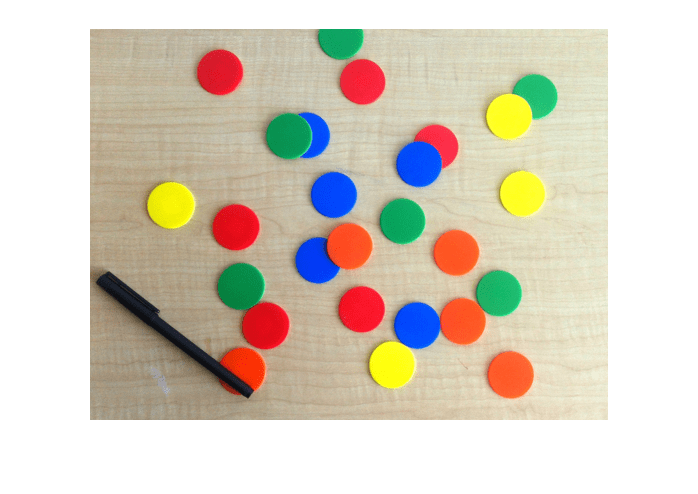
#> input picture tugas4/coloredChips.png, 698 x 494 px
$ python app.py
#> lines starting #> are read from the running program, lines starting #| are printed output that depends on the picture; after the words box and inside, x2 and y2 are one past the last pixel; in counts of white or black regions, pixels touching at a corner belong together
import cv2
import numpy as np
import matplotlib.pyplot as plt
from skimage import io, color

# Step 1: Load Image
# Ganti 'coloredChips.png' dengan path gambar Anda
img = cv2.imread('coloredChips.png')
#> img is the input picture: shape (494, 698, 3); mean B, G, R 192.2, 207, 215.8
img_rgb = cv2.cvtColor(img, cv2.COLOR_BGR2RGB)

# Tampilkan gambar
plt.figure(figsize=(10, 8))
plt.imshow(img_rgb)
plt.title('Original Image')
plt.axis('off')
plt.show()

# Step 2: Konversi ke Grayscale
gray = cv2.cvtColor(img, cv2.COLOR_BGR2GRAY)
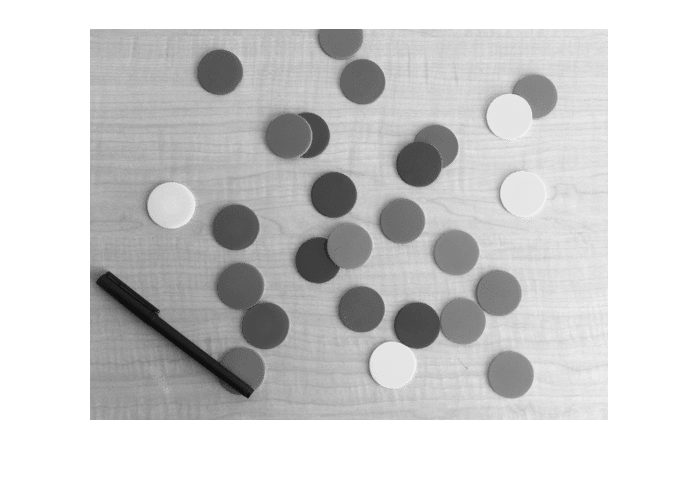
#> gray: shape (494, 698); min 15, max 255, mean 208

plt.figure(figsize=(10, 8))
plt.imshow(gray, cmap='gray')
plt.title('Grayscale Image')
plt.axis('off')
plt.show()

# Step 3: Deteksi Lingkaran dengan HoughCircles
# Parameter:
# - minDist: jarak minimum antara pusat lingkaran yang terdeteksi
# - param1: threshold untuk edge detection (Canny)
# - param2: threshold untuk akumulasi (semakin kecil = lebih banyak deteksi)
# - minRadius & maxRadius: range radius yang dicari (20-25 pixels)

def detect_circles(image, min_radius=20, max_radius=25, param1=50, param2=30, min_dist=30):
    """
    Deteksi lingkaran dalam gambar

    Parameters:
    - image: gambar input (grayscale)
    - min_radius: radius minimum
    - max_radius: radius maksimum
    - param1: threshold untuk Canny edge detector (lebih tinggi = edge lebih kuat)
    - param2: threshold akumulasi (lebih rendah = sensitivitas lebih tinggi)
    - min_dist: jarak minimum antara pusat lingkaran
    """
#> called with min_radius = 20, max_radius = 25, param1 = 50, param2 = 30, min_dist = 30
    circles = cv2.HoughCircles(
        image,
        cv2.HOUGH_GRADIENT,
        dp=1,
        minDist=min_dist,
        param1=param1,
        param2=param2,
        minRadius=min_radius,
        maxRadius=max_radius
    )
#> circles = 19 rows, first 8: [392.5, 364.5, 23.3], [509.5, 374.5, 23.3], [360.5, 308.5, 23.3], [171.5, 204.5, 23.3], [264.5, 324.5, 24.4], [521.5, 192.5, 24.4], [362.5, 81.5, 22.1], [239.5, 285.5, 24.4]

    return circles

# Step 4: Deteksi dengan sensitivitas default
circles = detect_circles(gray, param2=30)

if circles is not None:
    circles = np.uint16(np.around(circles))
#> circles = 19 rows, first 8: [392, 364, 23], [510, 374, 23], [360, 308, 23], [172, 204, 23], [264, 324, 24], [522, 192, 24], [362, 82, 22], [240, 286, 24]
    print(f"Jumlah lingkaran terdeteksi: {len(circles[0])}")
#| Jumlah lingkaran terdeteksi: 19
else:
    print("Tidak ada lingkaran terdeteksi")

# Step 5: Tingkatkan sensitivitas (param2 lebih rendah)
# param2 yang lebih rendah = sensitivitas lebih tinggi
circles_sensitive = detect_circles(gray, param2=20, min_dist=25)
#> in detect_circles (call 2), `circles = cv2.HoughCircles( image, cv2.HOUGH_GRADIENT, dp=1, minDist=m..`: circles = 24 rows, first 8: [392.5, 364.5, 23.3], [509.5, 374.5, 23.3], [360.5, 308.5, 23.3], [171.5, 204.5, 23.3], [239.5, 370.5, 24.4], [264.5, 324.5, 24.4], [348.5, 245.5, 23.3], [521.5, 192.5, 24.4]
#> circles_sensitive has the same summary as circles in detect_circles

# Step 6: Gambar lingkaran pada gambar
def draw_circles(image, circles, color=(255, 0, 0), thickness=2):
    """
    Gambar lingkaran yang terdeteksi pada gambar
    """
#> called with circles = array of shape (1, 24, 3), color = (255, 0, 0), thickness = 2
    output = image.copy()

    if circles is not None:
        circles = np.uint16(np.around(circles))
#> circles = 24 rows, first 8: [392, 364, 23], [510, 374, 23], [360, 308, 23], [172, 204, 23], [240, 370, 24], [264, 324, 24], [348, 246, 23], [522, 192, 24]

        for circle in circles[0]:
            center = (circle[0], circle[1])
            radius = circle[2]

            # Gambar lingkaran luar
            cv2.circle(output, center, radius, color, thickness)
            # Gambar titik pusat
            cv2.circle(output, center, 2, color, 3)
#> this loop made 24 passes
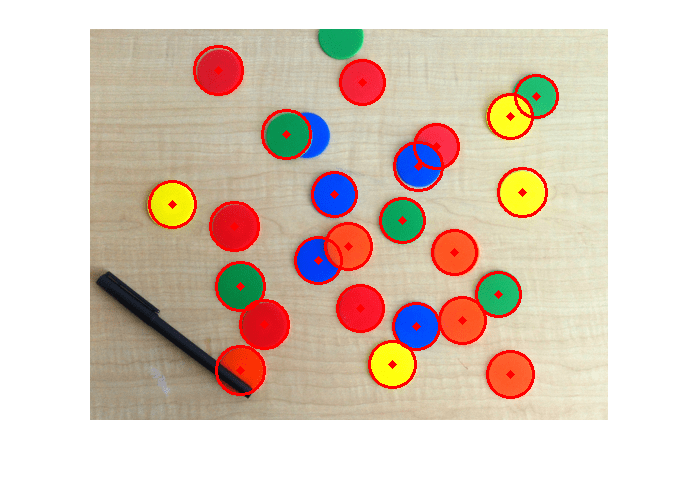
#> output: shape (494, 698, 3); mean R, G, B 218.8, 202.5, 188.6

    return output

# Gambar hasil deteksi
if circles_sensitive is not None:
    img_with_circles = draw_circles(img_rgb, circles_sensitive, color=(255, 0, 0))

    plt.figure(figsize=(12, 10))
    plt.imshow(img_with_circles)
    plt.title(f'Detected Circles (Sensitivity: High) - {len(circles_sensitive[0])} circles')
    plt.axis('off')
    plt.show()

    print(f"Jumlah lingkaran terdeteksi: {len(circles_sensitive[0])}")
#| Jumlah lingkaran terdeteksi: 24

# Step 7: Deteksi objek terang (untuk chip kuning)
# Gunakan threshold adaptif atau inverse
gray_inv = cv2.bitwise_not(gray)
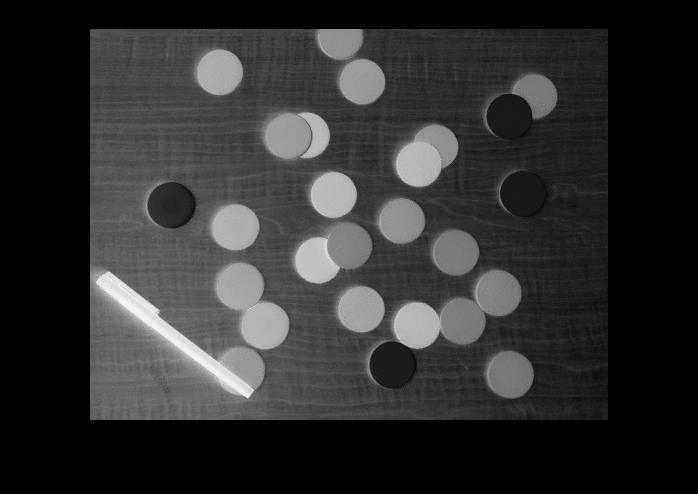
#> gray_inv: shape (494, 698); min 0, max 240, mean 47

circles_bright = detect_circles(gray_inv, param2=20, param1=30, min_dist=25)
#> in detect_circles (call 3), `circles = cv2.HoughCircles( image, cv2.HOUGH_GRADIENT, dp=1, minDist=m..`: circles = 24 rows, first 8: [392.5, 364.5, 23.3], [509.5, 374.5, 23.3], [360.5, 308.5, 23.3], [171.5, 204.5, 23.3], [239.5, 370.5, 24.4], [264.5, 324.5, 24.4], [348.5, 245.5, 23.3], [362.5, 81.5, 22.2]
#> circles_bright has the same summary as circles in detect_circles

# Step 8: Gambar objek gelap dan terang dengan warna berbeda
img_final = img_rgb.copy()

# Gambar objek gelap (merah)
if circles_sensitive is not None:
    img_final = draw_circles(img_final, circles_sensitive, color=(255, 0, 0), thickness=2)
#> the loop in draw_circles (call 2), `for circle in circles[0]:` made 24 passes

# Gambar objek terang (biru)
if circles_bright is not None:
    img_final = draw_circles(img_final, circles_bright, color=(0, 0, 255), thickness=2)
#> call 3 of draw_circles, with circles = array of shape (1, 24, 3), color = (0, 0, 255), thickness = 2
#> in draw_circles (call 3), `circles = np.uint16(np.around(circles))`: circles = 24 rows, first 8: [392, 364, 23], [510, 374, 23], [360, 308, 23], [172, 204, 23], [240, 370, 24], [264, 324, 24], [348, 246, 23], [362, 82, 22]
#> the loop in draw_circles (call 3), `for circle in circles[0]:` made 24 passes
#> after the loop in draw_circles (call 3), `for circle in circles[0]:`:
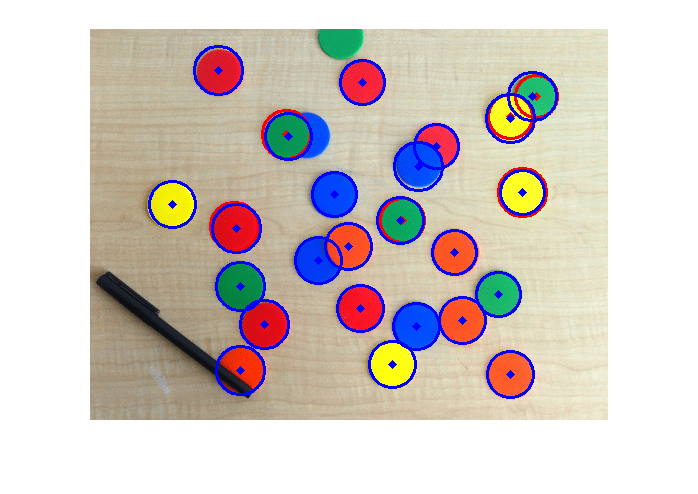
#> output: shape (494, 698, 3); 3.31% of pixels changed, all inside (x1, y1, x2, y2) = (148, 45, 558, 399)

plt.figure(figsize=(12, 10))
plt.imshow(img_final)
plt.title('All Detected Circles (Red: Dark, Blue: Bright)')
plt.axis('off')
plt.show()

# Step 9: Fungsi lengkap untuk deteksi dengan parameter custom
# [48 lines left out: function detect_all_circles, not called in this run]

# [6 lines of commented-out code are left out]
